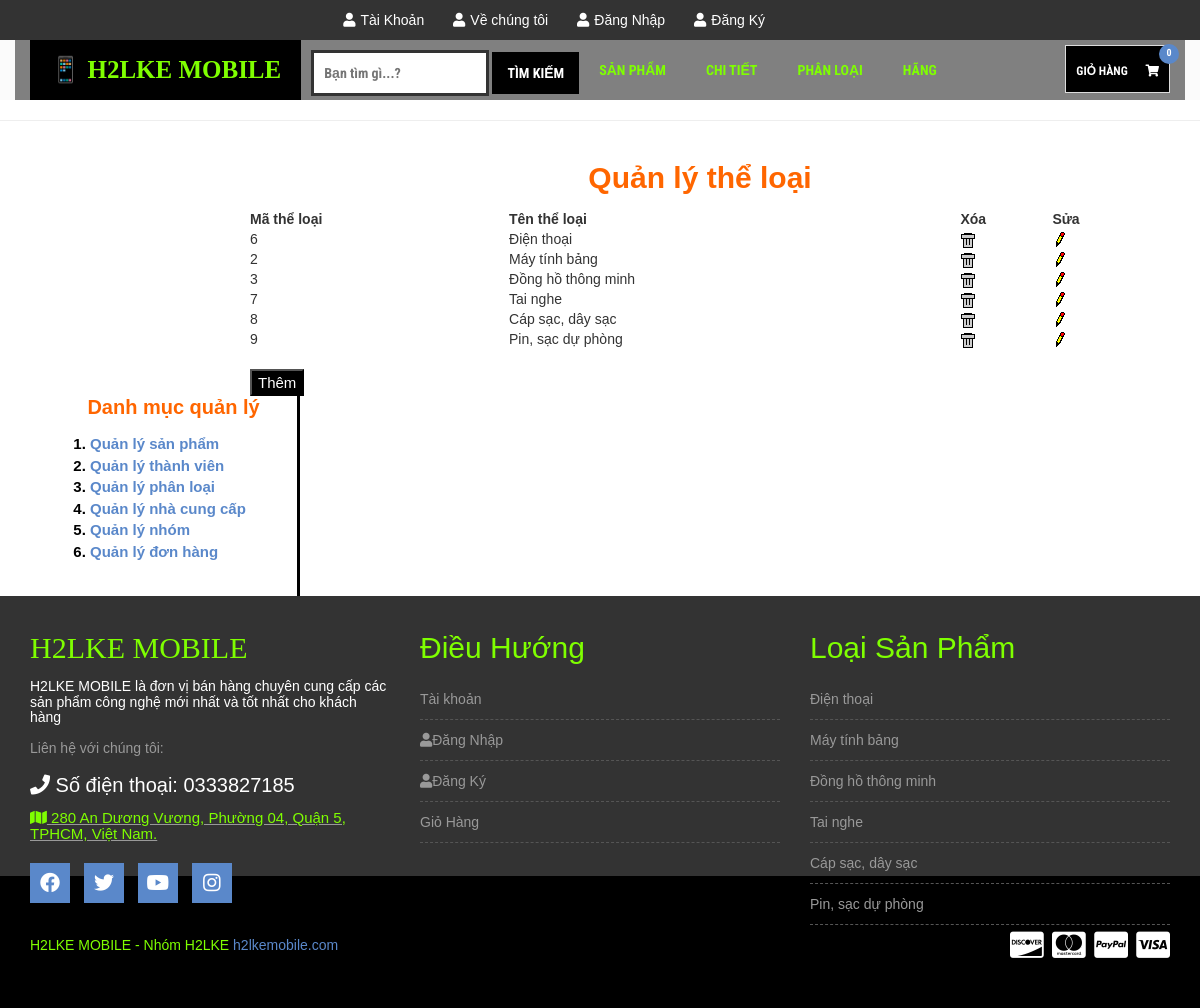
The app's page /admin.php?mod=category&act=manage with its own data.
### tables this page shows
CREATE TABLE `categories` (
  `CategoryID` int(11) NOT NULL,
  `CategoryName` varchar(255) NOT NULL,
  `Position` int(11) DEFAULT 0
);

### Controller/Products/Search.php (called while the page is built)
<?php
	include_once("View/Products/Search.php");
?>

### Controller/Cart/Cart.php (called while the page is built)
<?php
	include_once("View/Cart/Cart.php");
?>

### Controller/Category/Manage.php (called while the page is built)
<?php
	include_once("Model/Category.php");
	$cat = new Category();
	$ret = $cat->getCategoryManage();
	include_once("View/Category/Manage.php");
?>

### Model/Category.php (called while the page is built, shortened)
<?php
	include_once("Model/DataProvider.php");
	class Category{
		private $da;
		function __construct(){
			$this->da=new DataProvider();
		}
		function getCategoryManage(){
			$sql = "Select * from categories";
			return $this->da->FetchAll($sql);
		}
		function getCategory(){
			$sql= "Select * from categories";
			return $this->da->FetchAll($sql);
		}
	}
?>

### Model/DataProvider.php (called while the page is built, shortened)
<?php
	class DataProvider{
		private $link;
		function __construct()
		{
			$this->link=mysqli_connect("localhost","root","","webdack");
		}
		function ExecuteQuery($sql)
		{
			mysqli_query($this->link,"set names utf8");
			return mysqli_query($this->link, $sql);
		}
		function FetchAll($sql){
			$arr=array();
			$r = $this->ExecuteQuery($sql);
			while($row = mysqli_fetch_assoc($r)){
				$arr[]=$row;
			}
			return $arr;
		}
	}
?>

### Controller/Category/Category.php (called while the page is built)
<?php
	include_once("Model/Category.php");
	$cate = new Category();
	$result = $cate->getCategory();
	include_once("View/Category/Category.php");
?>

### Controller/Category/Categoryfooter.php (called while the page is built)
<?php
	include_once("Model/Category.php");
	$cate = new Category;
	$result = $cate->getCategory();
	include("View/Category/Categoryfooter.php");
?>

### View/Category/Manage.php (the view)
<br>
<div style="width: 900px; float: right; margin-right: 50px;">
<center><h2><a style="color: #ff6600;font-weight: bold;font-size: 30px"href="admin.php?mod=category&act=manage">Quản lý thể loại</a></h2></center>
	<table width="100%">
    <tr class="title"><th>Mã thể loại</th><th>Tên thể loại</th><th>Xóa</th><th>Sửa</th></tr>
    <?php
	foreach($ret as $row)
	{
		echo "<tr><td>";
		echo $row['CategoryID']."</td><td>";
		echo $row['CategoryName']."</td><td>";
		echo "<a href=\"admin.php?mod=category&act=delete&id=$row[CategoryID]\" onclick=\"return IsDelete()\"><img src=\"Images/Delete.gif\" /></a></td><td>";
		echo "<a href=\"admin.php?mod=category&act=edit&id=$row[CategoryID]\"><img src=\"Images/Edit.gif\" /></a>";
		echo "</td></tr>";
	}
	?>
    </table>
<br>
<button style="background-color: #000"><a style="color: #fff;font-size: 15px" href="admin.php?mod=category&act=insert">Thêm</a></button>
</div>

### View/Header.php (shortened to what this page needs)
<!DOCTYPE html>
<html lang="en">
  <head>
    <link rel="stylesheet" href="css/bootstrap.min.css">
    <link rel="stylesheet" href="css/font-awesome.min.css">
    <link rel="stylesheet" href="https://use.fontawesome.com/releases/v5.8.1/css/all.css">
    <link rel="stylesheet" href="css/owl.carousel.css">
    <link rel="stylesheet" type="text/css" href="css/style.css">
    <link rel="stylesheet" href="css/responsive.css">
  </head>
  <body>
    <div class="header-area">
        <div class="container">
            <div class="row">
                <div class="col-md-8">
                    <div class="user-menu" >
                        <ul align="right">
                            <li><a href="index.php?mod=user&act=about"><i class="fa fa-user"></i>Tài Khoản</a></li>
                            <li><a href="index.php?mod=user&act=aboutus"><i class="fa fa-user"></i>Về chúng tôi</a></li>
                            <?php
                            if(isset($_SESSION["lgUserID"])){
                            $chuoi1 = <<<EOD
                            <li><a href="index.php?mod=user&act=logout"><i class="fa fa-user"></i>Đăng xuất</a></li>
EOD;
                            echo $chuoi1;
                            if($_SESSION['lgGroupID']==1){
                                echo "<li><a href=\"admin.php\"><i class=\"fa fa-user\"></i>Admin</a></li>";
                            }
                        }
                        else{
                            $chuoi1 = <<<EOD
                            <li><a href="index.php?mod=user&act=login"><i class="fa fa-user"></i>Đăng Nhập</a></li>
                            <li><a href="index.php?mod=user&act=register"><i class="fa fa-user"></i>Đăng Ký</a></li>
EOD;
                            echo $chuoi1;
                        }
                        ?>
                        </ul>
                    </div>
                </div>
            </div>
        </div>
    </div>
    <div class="mainmenu-area">
        <div class="container">
            <div  class="row">
                <div style="background-color: #808080; font-weight: bold;"class="navbar-collapse collapse">
                    <ul type="disc" class="nav navbar-nav">
                        <li><a style="color:chartreuse; font-family: fantasy;font-size: 25px;background-color: #000"  href="index.php">📱 H2LKE MOBILE</a></li>
                        <li>
                            <?php include_once("Controller/Products/Search.php") ?>
                        </li>
                        <li><a style="color: chartreuse" href="index.php?mod=products&act=allproducts" onclick="return isActive()">Sản Phẩm</a></li>
                        <li><a style="color: chartreuse" href="index.php?mod=products&act=detail">Chi Tiết</a></li>
                        <li class="dropdown">
                            <a style="color: chartreuse" href="#" class="dropbtn">Phân Loại</a>
                                <?php
                                    include_once("Controller/Category/Category.php");
                                ?>
                        </li>
                        <li class="dropdown">
                            <a style="color: chartreuse" href="#" class="dropbtn">Hãng</a>
                        </li>
                    </ul>
                    <?php
                        include_once("Controller/Cart/Cart.php");
                    ?>
                </div>
            </div>
        </div>
    </div>
<hr>

### View/Products/Search.php
<form method="POST" action="index.php?mod=products&act=resultsearch">
    <input style="margin-top: 10px;margin-left: 10px;border: solid" type="text" placeholder="Bạn tìm gì...?" name="txtSearch">
    <input style="background-color: #000000;"type="submit" name="btnTimKiem" value="Tìm kiếm">
</form>

### View/Cart/Cart.php
<div style="background-color: #000" class="shopping-item mx-4">
	<a style="color:white; font-size: 12px	" href="index.php?mod=cart&act=detail" id="btnGioHang">Giỏ hàng<span class="cart-amunt"></span> <i class="fa fa-shopping-cart"></i>
	<?php
		if(isset($_SESSION['mycart'])){
			$sum=0;
			foreach($_SESSION["mycart"] as $item)
			{
				$sum+=$item;
			}
			echo "<span class=\"product-count\" id=\"sl\">".count($_SESSION["mycart"])."</span></a>";
		}
		else{
			echo "<span class=\"product-count\" id=\"sl\">"."0"."</span></a>";
		}
	?>
</div>

### admin.php (shortened to what this page needs)
<?php
    include_once("View/Header.php");
?>
    <div id="page" class="box">
        <div id="page-in" class="box">
            <div id="content">
            <?php
                    if(isset($_GET["mod"]))
                    {
                         $a = ucfirst($_GET['mod']);
                         $b = ucfirst($_GET['act']);
                        include_once("Controller/".$a."/".$b.".php");
                    }
                    else
                    {
                        include_once("Controller/Products/Manage.php");
                    }
            ?>
            </div>
            <div id="col" style="float: left; width: 250px; margin-left: 50px; border-right: 3px solid #000; min-height: 200px;">
                <div id="col-in">
                    <center><h2 style="color: #ff6600;font-weight: bold;font-size: 20px">Danh mục quản lý</h2></center>
                    <ol style="color: black;font-weight: bold;font-size: 15px" id="archive" style="list-style-type: square">
                        <li><a href="admin.php?mod=products&act=manage">Quản lý sản phẩm</a></li>
                        <li><a href="admin.php?mod=user&act=manage">Quản lý thành viên</a></li>
                        <li><a href="admin.php?mod=category&act=manage">Quản lý phân loại</a></li>
                        <li><a href="admin.php?mod=manufacturer&act=manage">Quản lý nhà cung cấp</a></li>
                        <li><a href="admin.php?mod=group&act=manage">Quản lý nhóm</a></li>
                        <li><a href="admin.php?mod=order&act=manage">Quản lý đơn hàng</a></li>
                    </ol>
                    </div>
            </div>
        </div>
        </div>
    <?php
        include_once("View/Footer.php");
    ?>

### View/Footer.php (shortened to what this page needs)
<div style="height: 280px" class="footer-top-area">
        <div class="container">
            <div class="row">
                <div class="col-md-4 col-sm-12">
                    <div class="footer-about-us">
                        <h2 style="font-family:Impact;"><span style="color:chartreuse ">H2LKE MOBILE</span></h2>
                       <address>
                        <h5 style="color: white">H2LKE MOBILE là đơn vị bán hàng chuyên cung cấp các sản phẩm công nghệ mới nhất và tốt nhất cho khách hàng</h5>
                        <h5>Liên hệ với chúng tôi:</h5>
                        <p style="font-size: 20px;color: white"><i class="fa fa-phone"></i> Số điện thoại: 0333827185</p>
                        <h5><u><a style="color: chartreuse;font-size: 15px" href="https://g.page/HCMUE?share"><i class="fa fa-map"></i> 280 An Dương Vương, Phường 04, Quận 5, TPHCM, Việt Nam.</a></u></h5>
                    </address>
                        <div class="footer-social">
                            <a href="https://www.facebook.com/duykhavdk" target="_blank"><i class="fab fa-facebook"></i></a>
                            <a href="https://twitter.com/?lang=vi" target="_blank"><i class="fab fa-twitter"></i></a>
                            <a href="https://www.youtube.com" target="_blank"><i class="fab fa-youtube"></i></a>
                            <a href="https://www.instagram.com/" target="_blank"><i class="fab fa-instagram"></i></a>
                        </div>
                    </div>
                </div>
                <div class="col-md-4 col-sm-12">
                    <div class="footer-menu">
                        <h2 class="footer-wid-title" style="color: chartreuse"> Điều Hướng </h2>
                        <ul>
                            <li><a href="index.php?mod=user&act=about">Tài khoản</a></li>
                            <?php
                            if(isset($_SESSION["lgUserID"])){
                            $chuoi1 = <<<EOD
                            <li><a href="index.php?mod=user&act=logout"><i class="fa fa-user"></i>Đăng xuất</a></li>
EOD;
                            echo $chuoi1;
                            if($_SESSION['lgGroupID']==1){
                                echo "<li><a href=\"admin.php\"><i class=\"fa fa-user\"></i>Admin</a></li>";
                            }
                        }
                        else{
                            $chuoi1 = <<<EOD
                            <li><a href="index.php?mod=user&act=login"><i class="fa fa-user"></i>Đăng Nhập</a></li>
                            <li><a href="index.php?mod=user&act=register"><i class="fa fa-user"></i>Đăng Ký</a></li>
EOD;
                            echo $chuoi1;
                        }
                            ?>
                            <li><a href="index.php?mod=cart&act=detail">Giỏ Hàng</a></li>
                        </ul>
                    </div>
                </div>
                <div class="col-md-4 col-sm-12">
                    <div class="footer-menu">
                        <h2 class="footer-wid-title" style="color: chartreuse">Loại Sản Phẩm</h2>
                        <ul>
                            <?php
                                include("Controller/Category/CategoryFooter.php");
                            ?>
                        </ul>
                    </div>
                </div>
            </div>
        </div>
    </div>
    <div class="footer-bottom-area">
        <div class="container">
            <div class="row">
                <div class="col-md-8">
                    <div class="copyright">
                        <p><span style="color:chartreuse">H2LKE MOBILE - Nhóm H2LKE</span> <a href="index.php" target="_blank">h2lkemobile.com</a></p>
                    </div>
                </div>
                <div class="col-md-4">
                    <div class="footer-card-icon">
                        <i class="fab fa-cc-discover"></i>
                        <i class="fab fa-cc-mastercard"></i>
                        <i class="fab fa-cc-paypal"></i>
                        <i class="fab fa-cc-visa"></i>
                    </div>
                </div>
            </div>
        </div>
    </div>
  </body>
</html>

### View/Category/Categoryfooter.php
<?php
    foreach ($result as $row) {
    	echo "<li><a href=\"index.php?mod=category&act=resultcategory&id={$row['CategoryID']}\">{$row['CategoryName']}</a></li>";
    }
?>

### css/style.css (style rules this page uses)
img { max-width: 100%; height: auto; }
h1, h2, h3, h4, h5, h6 { margin: 0 0 15px; }
body { font-family:Arial, Helvetica, sans-serif; }
.header-area { background: none repeat scroll 0 0 #333; }
.header-area a { color: #fff; }
.user-menu ul { list-style: outside none none; margin: 0; padding: 0; }
.user-menu li { display: inline-block; }
.user-menu li a { display: block; margin-right: 5px; padding: 10px; }
.user-menu li a i.fa { margin-right: 5px; }
.mainmenu-area { background: none repeat scroll 0 0 #fbfbfb; font-family: "Roboto Condensed",sans-serif; text-transform: uppercase; width: 100%; z-index: 999; }
.shopping-item { border: 1px solid #ddd; float: right; font-size: 18px; margin-top: 5px; padding: 10px; position: relative; }
.shopping-item a { color: #666; }
.product-count { background: none repeat scroll 0 0 #5a88ca; border-radius: 50%; color: #fff; display: inline-block; font-size: 10px; height: 20px; padding-top: 2px; position: absolute; right: -10px; text-align: center; top: -2px; width: 20px; }
.shopping-item i.fa { margin-left: 15px; }
.mainmenu-area ul.navbar-nav li a { color: #6e6a6a; font-size: 14px; padding: 20px; }
.footer-top-area { background: none repeat scroll 0 0 #333; color: #999; padding: 35px 0 100px; }
.footer-bottom-area { background: #000;color: #fff }
.footer-about-us span { color: #5a88ca; }
.footer-wid-title { font-family: Arial; font-size: 30px; font-weight: 100;color: gray; }
.footer-about-us h2 { font-weight: 200; }
.footer-menu ul { list-style: outside none none; margin: 0; padding: 0; }
.footer-menu ul li { border-bottom: 1px dashed #555; padding: 5px 0; }
.footer-menu a { display: block; padding: 5px 0;color: #999 }
.footer-social a { background: none repeat scroll 0 0 #5a88ca; color: #fff; display: inline-block; font-size: 20px; height: 40px; margin-bottom: 10px; margin-right: 10px; padding-top: 5px; text-align: center; width: 40px;border: 1px solid #5a88ca; }
.footer-social { margin-top: 20px }
a { color: #5a88ca }
.footer-bottom-area { background: none repeat scroll 0 0 #000; color: #fff; padding-bottom: 40px; }
.footer-card-icon { font-size: 30px; text-align: right; }
.copyright > p { margin: 10px 0 0; }
input[type="text"], input[type="password"], input[type="email"], textarea { border: 1px solid #ddd; padding: 10px; }
input[type="submit"], button[type=submit] { background: none repeat scroll 0 0 #5a88ca; border: medium none; color: #fff; padding: 11px 20px; text-transform: uppercase; }
.dropbtn { display: inline-block; }
li.dropdown { display: inline-block; }
body { width: 100%; }
ul { margin:0; padding:0; list-style:none; }

### css/responsive.css (style rules this page uses)
@media only screen and (min-width: 992px) and (max-width: 1280px) { input[type="submit"], button[type="submit"] { padding: 11px 15px; } }

### records on screen
categories: CategoryID "6", CategoryName "Điện thoại"
categories: CategoryID "2", CategoryName "Máy tính bảng"
categories: CategoryID "3", CategoryName "Đồng hồ thông minh"
categories: CategoryID "7", CategoryName "Tai nghe"
categories: CategoryID "8", CategoryName "Cáp sạc, dây sạc"
categories: CategoryID "9", CategoryName "Pin, sạc dự phòng"
